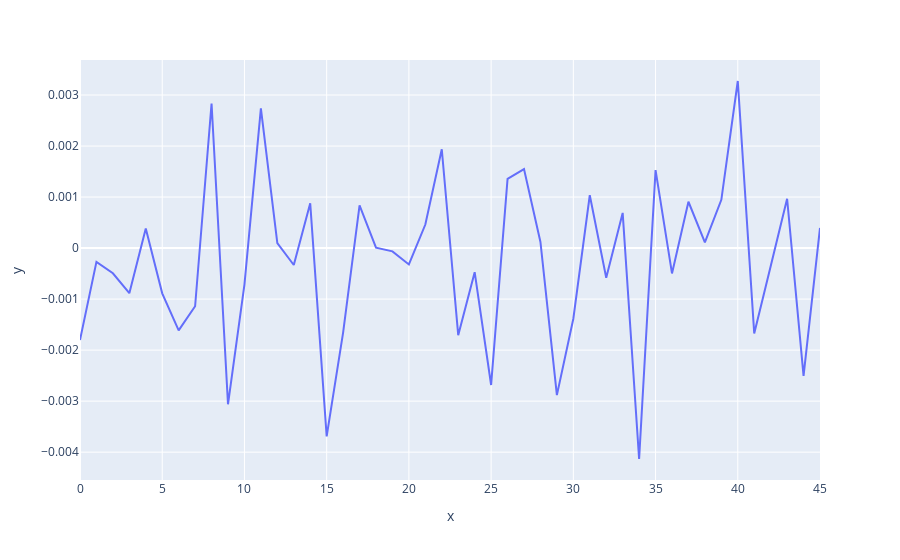

Notebook code for this chart:
### Code cell
df_slice = df[df['STIRAPoneWP'] == 0].copy()
mean_value, _ = ZL_robust_mean(np.array(df_slice[y_name]), np.array(df_slice[dy_name]))
_, mean_std, _ = bootstrap_ZL_robust_mean(np.array(df_slice[y_name]), np.array(df_slice[dy_name]), n_boot=10000, random_state=None)
print(mean_value,' +-' ,mean_std)
px.line(y = df_slice[y_name])

### Figure 1 — Plotly figure (JSON) as saved in the notebook; plotly's stock layout.template omitted (floating-point values rounded to 4 significant figures)
{"data": [{"hovertemplate": "x=%{x}<br>y=%{y}<extra></extra>", "legendgroup": "", "line": {"color": "#636efa", "dash": "solid"}, "marker": {"symbol": "circle"}, "mode": "lines", "name": "", "orientation": "v", "showlegend": false, "type": "scatter", "x": [0, 1, 2, 3, 4, 5, 6, 7, 8, 9, 10, 11, 12, 13, 14, 15, 16, 17, 18, 19, 20, 21, 22, 23, 24, 25, 26, 27, 28, 29, 30, 31, 32, 33, 34, 35, 36, 37, 38, 39, 40, 41, 42, 43, 44, 45], "xaxis": "x", "y": [-0.001803, -0.0002691, -0.0004935, -0.0008843, 0.0003823, -0.000887, -0.001614, -0.00114, 0.002833, -0.003062, -0.0007148, 0.00274, 9.655e-05, -0.0003317, 0.0008771, -0.00369, -0.001656, 0.0008386, 9.302e-06, -6.478e-05, -0.0003212, 0.0004614, 0.001937, -0.001707, -0.000472, -0.002684, 0.001356, 0.001547, 0.0001207, -0.002882, -0.001385, 0.001036, -0.0005807, 0.0006891, -0.004134, 0.001528, -0.0004973, 0.0009081, 0.0001129, 0.0009469, 0.003275, -0.001673, -0.0003574, 0.000967, -0.002506, 0.0003943], "yaxis": "y"}], "layout": {"legend": {"tracegroupgap": 0}, "margin": {"t": 60}, "xaxis": {"anchor": "y", "domain": [0, 1], "title": {"text": "x"}}, "yaxis": {"anchor": "x", "domain": [0, 1], "title": {"text": "y"}}}}
